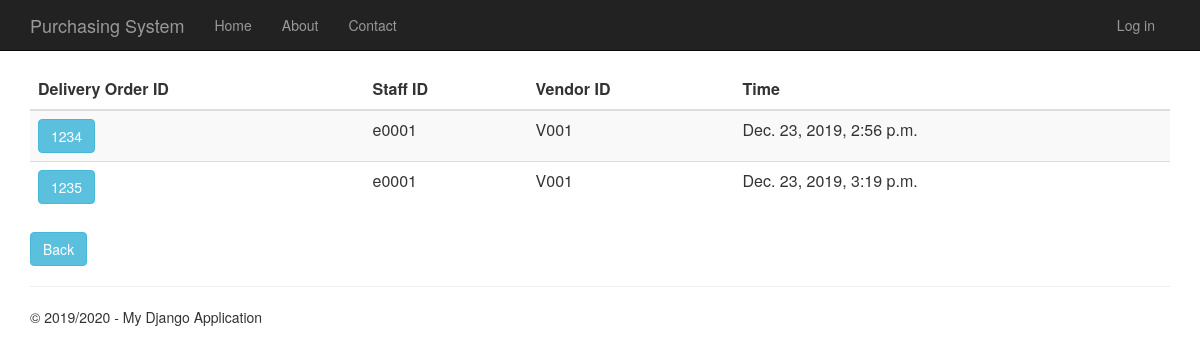
Screenshot of /deliveryorderhistory with the database file from the repository.
### DeliveryOrder/models.py (models this page shows, shortened)
class DeliveryOrder(models.Model):
    delivery_order_id = models.CharField(primary_key=True, max_length=10)
    shipping_instructions = models.TextField()
    time_created = models.DateTimeField()
    description = models.TextField(null=True,default=None, blank=True)
    total_price = models.DecimalField(max_digits=10, decimal_places=2, default=Decimal('0.00'))
    person_id = models.ForeignKey(Person)
    vendor_id = models.ForeignKey(Vendor)
    purchase_order_id = models.OneToOneField(PurchaseOrder)

### app/models.py (models this page shows, shortened)
class Person(models.Model):
    user_id = models.OneToOneField(User)
    person_id = models.CharField(primary_key=True, max_length=10)
    person_name = models.TextField()
    person_address = models.TextField()
    person_phone_number = models.TextField()
    person_role = models.TextField(default = 'EMPLOYEE')

class Vendor(models.Model):
    vendor_id = models.CharField(primary_key=True, max_length=10)
    vendor_name = models.TextField()
    vendor_phone_number = models.TextField()
    vendor_address = models.TextField()
    vendor_email = models.TextField()
    def __str__(self):
        return str(self.vendor_id)

### DeliveryOrder/views.py (the view)
# urls.py: url(r'^deliveryorderhistory', DeliveryOrder.views.deliveryorderhistory, name="delivery_order_history"),
def deliveryorderhistory(request):
    delivery_orders = DeliveryOrder.objects.all()
    context = {
            'title':'delivery Order History',
            'rows':delivery_orders,
            'year':'2019/2020'
        }
    return render(request,'DeliveryOrder/deliveryorderhistory.html',context)

### DeliveryOrder/templates/DeliveryOrder/deliveryorderhistory.html
﻿{% extends "app/layout.html" %}
{% block content %}
<div class="purcahseorderhistory margintop" action="menu" >
    <form action="deliveryorderhistorydetails" method="GET">
        <table class="table table-striped margintop">
          <thead>
            <tr>
              <th scope="col">Delivery Order ID</th>
              <th scope="col">Staff ID</th>
              <th scope="col">Vendor ID</th>
              <th scope="col">Time</th>
            </tr>
          </thead>
          <tbody>
              {% for r in rows %}
            <tr>
                 <td><button type="submit" name="do_id" value="{{r.delivery_order_id}}" class="btn btn-info" >{{r.delivery_order_id}}</button></td>
                 <td>{{r.person_id.person_id}}</td>
                 <td>{{r.vendor_id}}</td>
                 <td>{{r.time_created}}</td>
            </tr>
              {% endfor %}
          </tbody>
        </table>
        <div class="margintop">
            <a type="submit" class="btn btn-info" href="/menu">Back</a>
        </div>
    </form>
</div>
{% endblock %}

### app/static/app/content/site.css (style rules this page uses)
body { padding-top: 50px; padding-bottom: 20px; }

### rows the page displays
DeliveryOrder: delivery_order_id "1234", person_id.person_id "e0001", vendor_id "V001", time_created "Dec. 23, 2019, 2:56 p.m."
DeliveryOrder: delivery_order_id "1235", person_id.person_id "e0001", vendor_id "V001", time_created "Dec. 23, 2019, 3:19 p.m."

### other values shown
{{ year }} "2019/2020"
